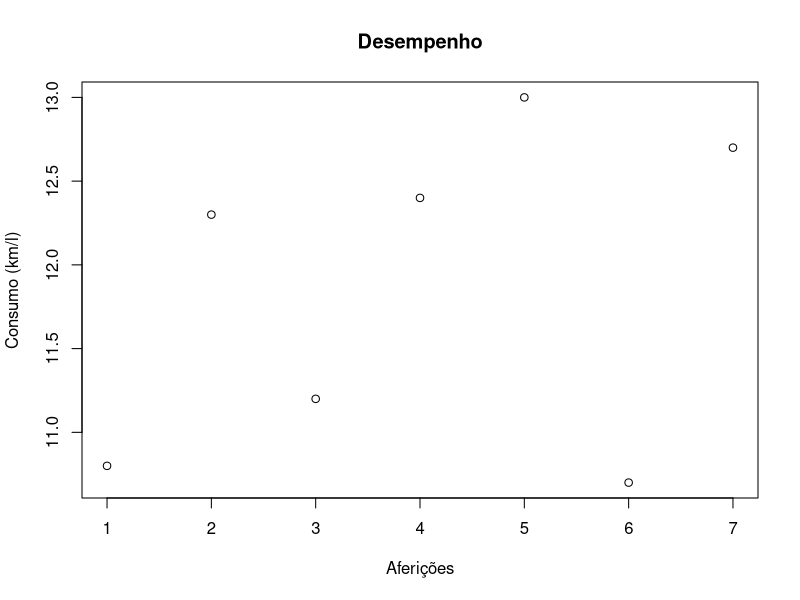
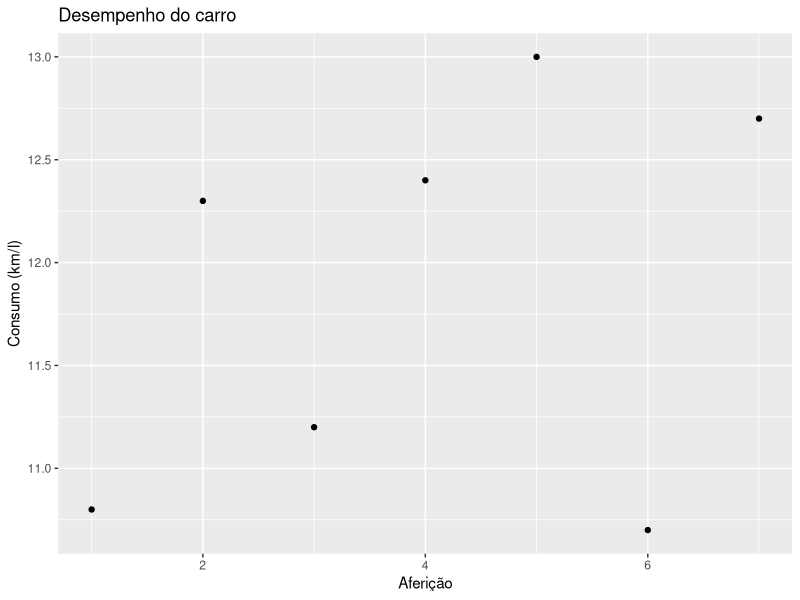
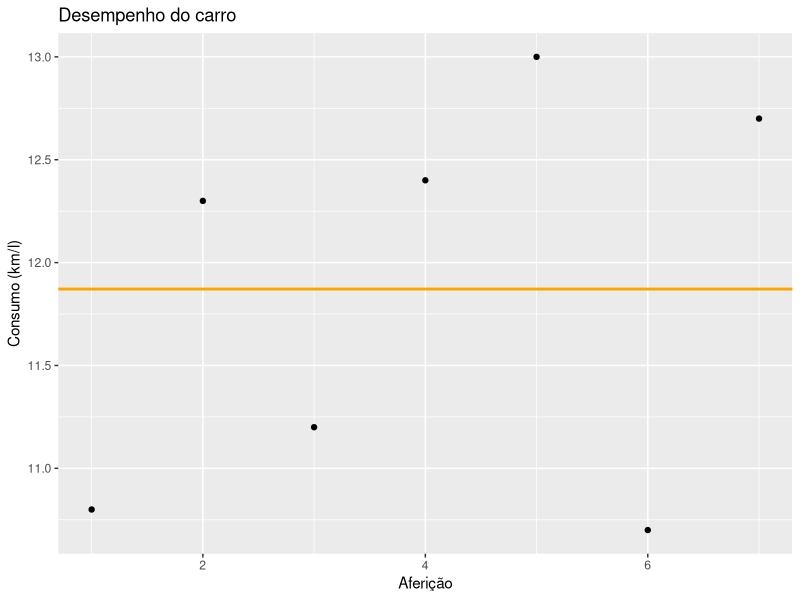

The R source for these figures, in order:
# consumo gasolina
cg <- c(10.8, 12.3, 11.2, 12.4, 13, 10.7, 12.7)
mu <- mean(cg)
plot(cg, ylab = "Consumo (km/l)", xlab = "Aferições", 
      main = "Desempenho")


library(ggplot2)
df <- data.frame(afericao = 1:length(cg), cg)

p <- ggplot(df, aes(x=afericao, y=cg)) + geom_point() +
  labs(title="Desempenho do carro", x="Aferição", y = "Consumo (km/l)")
  # + theme_classic()
p

p <- p + geom_hline(yintercept=mean(cg), color="orange", size=1) 
p
